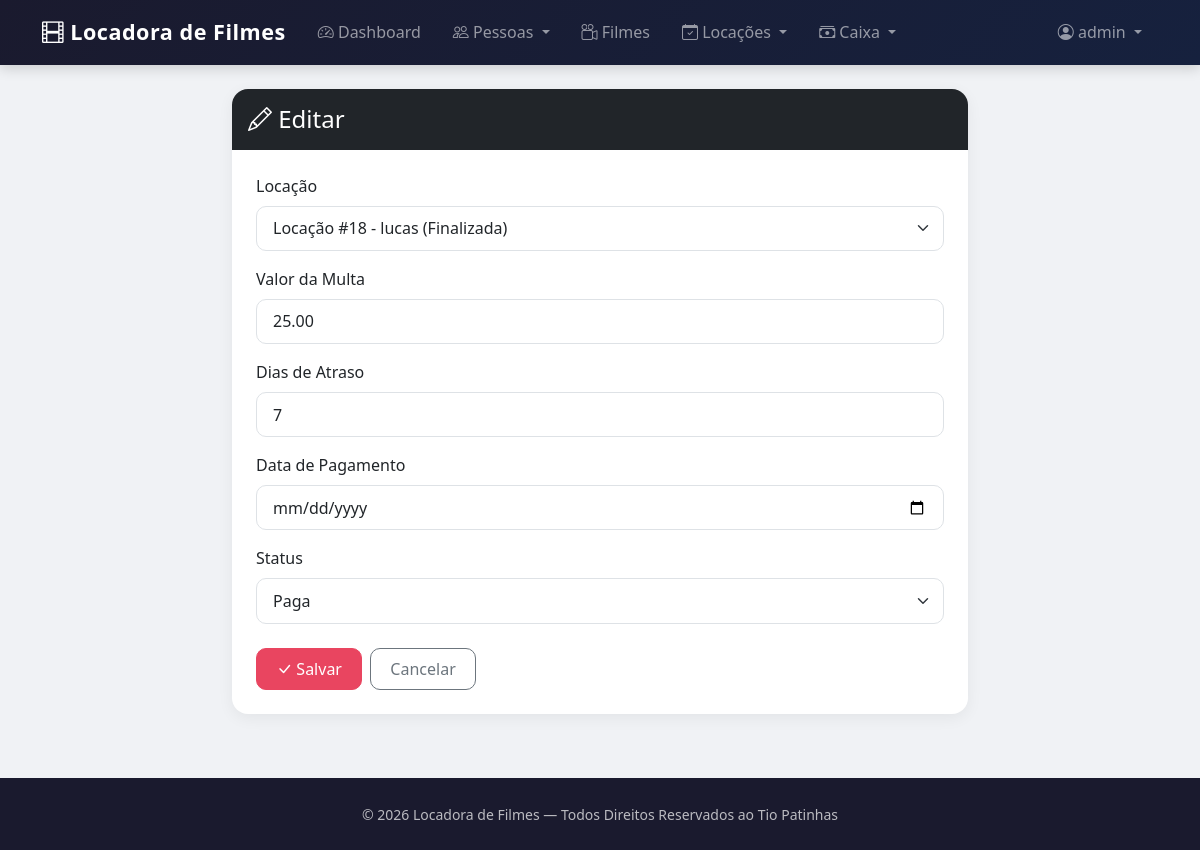
The page /multas/editar/4/ (signed in) on the database its author committed.
### locacoes/models.py (models this page shows, shortened)
class Multa(models.Model):
    STATUS_CHOICES = [
        ('P', 'Pendente'),
        ('Q', 'Paga'),
        ('C', 'Cancelada'),
    ]
    locacao = models.ForeignKey(Locacao, on_delete=models.CASCADE, related_name='multas', verbose_name='Locação')
    valor = models.DecimalField(max_digits=10, decimal_places=2, verbose_name='Valor da Multa')
    dias_atraso = models.PositiveIntegerField(verbose_name='Dias de Atraso')
    data_geracao = models.DateField(auto_now_add=True, verbose_name='Data de Geração')
    data_pagamento = models.DateField(null=True, blank=True, verbose_name='Data de Pagamento')
    status = models.CharField(max_length=1, choices=STATUS_CHOICES, default='P', verbose_name='Status')
    class Meta:
        verbose_name = 'Multa'
        verbose_name_plural = 'Multas'
        ordering = ['-data_geracao']

class Locacao(models.Model):
    STATUS_CHOICES = [
        ('A', 'Aberta'),
        ('F', 'Finalizada'),
        ('C', 'Cancelada'),
    ]
    cliente = models.ForeignKey(Cliente, on_delete=models.PROTECT, related_name='locacoes', verbose_name='Cliente')
    funcionario = models.ForeignKey(Funcionario, on_delete=models.PROTECT, related_name='locacoes', verbose_name='Funcionário')
    data_locacao = models.DateField(verbose_name='Data da Locação')
    data_devolucao = models.DateField(verbose_name='Data Prevista de Devolução')
    real_data_devolucao = models.DateField(null=True, blank=True, verbose_name='Data Real de Devolução')
    valor = models.DecimalField(max_digits=10, decimal_places=2, default=0, verbose_name='Valor Total')
    status = models.CharField(max_length=1, choices=STATUS_CHOICES, default='A', verbose_name='Status')
    multa_aplicada = models.DecimalField(max_digits=10, decimal_places=2, default=0, verbose_name='Multa Aplicada')
    registrado_caixa = models.BooleanField(default=False, verbose_name='Registrado no Caixa')
    filmes = models.ManyToManyField(Filme, through='LocacaoFilme', related_name='locacoes')
    class Meta:
        verbose_name = 'Locação'
        verbose_name_plural = 'Locações'
        ordering = ['-data_locacao']
    def __str__(self):
        return f'Locação #{self.id} - {self.cliente.nome} ({self.get_status_display()})'

### locacoes/views.py (the view)
# urls.py: path('multas/editar/<int:pk>/', MultaUpdateView.as_view(), name='multa_editar'),
class MultaUpdateView(LoginRequiredMixin, PermissionRequiredMixin, SuccessMessageMixin, UpdateView):
    permission_required = 'locacoes.change_multa'
    model = Multa
    form_class = MultaModelForm
    template_name = 'multa_form.html'
    success_url = reverse_lazy('multas')
    success_message = 'Multa atualizada com sucesso!'

### locacoes/forms.py
class MultaModelForm(forms.ModelForm):
    class Meta:
        model = Multa
        fields = ['locacao', 'valor', 'dias_atraso', 'data_pagamento', 'status']
        widgets = {
            'data_pagamento': forms.DateInput(attrs={'type': 'date'}),
        }

### locacoes/templates/multa_form.html (shortened to what this page needs)
{% extends 'principal.html' %}
{% load django_bootstrap5 %}
{% block content %}
<div class="container mt-4">
    <div class="row justify-content-center">
        <div class="col-lg-8">
            <div class="card">
                <div class="card-header bg-dark text-white py-3">
                    <h4 class="mb-0">
                        <i class="bi bi-{% if form.instance.pk %}pencil{% else %}plus-circle{% endif %}"></i>
                        {% if form.instance.pk %}Editar{% else %}Cadastrar{% endif %}
                    </h4>
                </div>
                <div class="card-body p-4">
                    <form method="post" enctype="multipart/form-data">
                        {% bootstrap_form form %}
                        <div class="d-flex gap-2 mt-4">
                            <button type="submit" class="btn btn-accent">
                                <i class="bi bi-check-lg"></i> Salvar
                            </button>
                            <a href="javascript:history.back()" class="btn btn-outline-secondary">
                                Cancelar
                            </a>
                        </div>
                    </form>
                </div>
            </div>
        </div>
    </div>
</div>
{% endblock %}

### home/templates/principal.html (shortened to what this page needs)
{% load static %}
{% load django_bootstrap5 %}
<!DOCTYPE html>
<html lang="pt-br">
<head>
    <link href="https://cdn.jsdelivr.net/npm/bootstrap@5.3.3/dist/css/bootstrap.min.css" rel="stylesheet">
    <link href="https://cdn.jsdelivr.net/npm/bootstrap-icons@1.11.3/font/bootstrap-icons.min.css" rel="stylesheet">
</head>
<body>
    <nav class="navbar navbar-expand-lg navbar-dark navbar-custom">
        <div class="container">
            <a class="navbar-brand" href="{% url 'home' %}">
                <i class="bi bi-film"></i> Locadora de Filmes
            </a>
            <div class="collapse navbar-collapse" id="navbarNav">
                <ul class="navbar-nav me-auto">
                    {% if request.user.is_authenticated %}
                    <li class="nav-item">
                        <a class="nav-link" href="{% url 'home' %}">
                            <i class="bi bi-speedometer2"></i> Dashboard
                        </a>
                    </li>
                    {% endif %}
                    {% if perms.pessoas.view_cliente or perms.pessoas.view_funcionario %}
                    <li class="nav-item dropdown">
                        <a class="nav-link dropdown-toggle" href="#" role="button" data-bs-toggle="dropdown">
                            <i class="bi bi-people"></i> Pessoas
                        </a>
                    </li>
                    {% endif %}
                    {% if perms.filmes.view_filme %}
                    <li class="nav-item">
                        <a class="nav-link" href="{% url 'filmes' %}">
                            <i class="bi bi-camera-reels"></i> Filmes
                        </a>
                    </li>
                    {% endif %}
                    {% if perms.locacoes.view_locacao or perms.locacoes.view_multa %}
                    <li class="nav-item dropdown">
                        <a class="nav-link dropdown-toggle" href="#" role="button" data-bs-toggle="dropdown">
                            <i class="bi bi-calendar-check"></i> Locações
                        </a>
                    </li>
                    {% endif %}
                    {% if perms.caixa.view_caixa or perms.caixa.view_transacao or perms.caixa.view_compravendafilme %}
                    <li class="nav-item dropdown">
                        <a class="nav-link dropdown-toggle" href="#" role="button" data-bs-toggle="dropdown">
                            <i class="bi bi-cash-stack"></i> Caixa
                        </a>
                    </li>
                    {% endif %}
                </ul>
                <ul class="navbar-nav ms-auto">
                    {% if request.user.is_authenticated %}
                        <li class="nav-item dropdown">
                            <a class="nav-link dropdown-toggle" href="#" role="button" data-bs-toggle="dropdown">
                                <i class="bi bi-person-circle"></i> {{ request.user.username }}
                            </a>
                        </li>
                    {% else %}
                        <li class="nav-item">
                            <a class="nav-link" href="{% url 'login' %}">
                                <i class="bi bi-box-arrow-in-right"></i> Login
                            </a>
                        </li>
                    {% endif %}
                </ul>
            </div>
        </div>
    </nav>
    <main>
        {% block content %}{% endblock %}
    </main>
    <footer class="text-center">
        <div class="container">
            <small>© {% now "Y" %} Locadora de Filmes — Todos Direitos Reservados ao Tio Patinhas</small>
        </div>
    </footer>
</body>
</html>

### home/templates/principal.html (style rules this page uses)
:root { --primary: #1a1a2e; --secondary: #16213e; --accent: #e94560; --accent-hover: #ff6b81; --light-bg: #f8f9fa; }
body { background-color: #f0f2f5; font-family: 'Segoe UI', system-ui, -apple-system, sans-serif; }
.navbar-custom { background: linear-gradient(135deg, var(--primary), var(--secondary)); box-shadow: 0 4px 12px rgba(0,0,0,0.15); padding: 0.7rem 0; }
.navbar-custom .navbar-brand { font-weight: 700; font-size: 1.35rem; letter-spacing: 0.5px; }
.navbar-custom .nav-link { font-weight: 500; padding: 0.5rem 1rem !important; border-radius: 8px; transition: all 0.2s; }
.card { border: none; border-radius: 16px; box-shadow: 0 4px 16px rgba(0,0,0,0.06); transition: transform 0.2s, box-shadow 0.2s; }
.card-header { border-radius: 16px 16px 0 0 !important; font-weight: 600; border: none; }
.btn { border-radius: 10px; font-weight: 500; padding: 0.5rem 1.2rem; }
.btn-accent { background-color: var(--accent); border-color: var(--accent); color: white; }
footer { background: var(--primary); color: rgba(255,255,255,0.7); padding: 1.5rem 0; margin-top: 4rem; }
.form-control, .form-select { border-radius: 10px; border: 1px solid #dee2e6; padding: 0.6rem 1rem; }

### rows shown on the page
Multa: locacao "Locação #18 - lucas (Finalizada)", valor "25.00", dias_atraso "7"
Locacao: status "Paga"

### other values the page prints
{{ request.user.username }} "admin"
